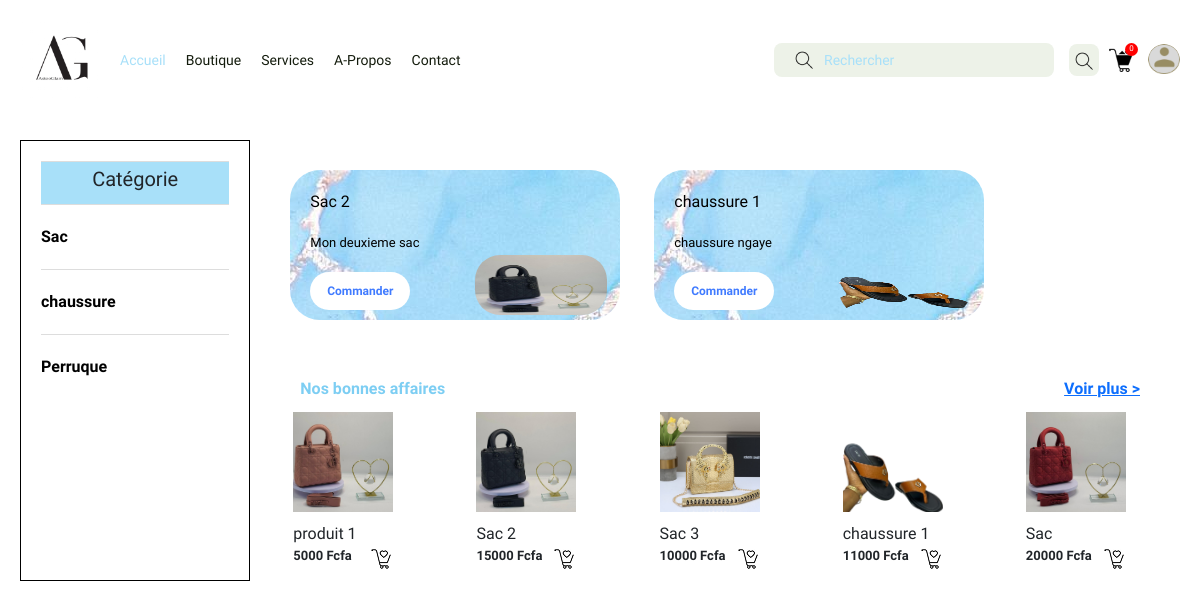
The app's page /, older data.
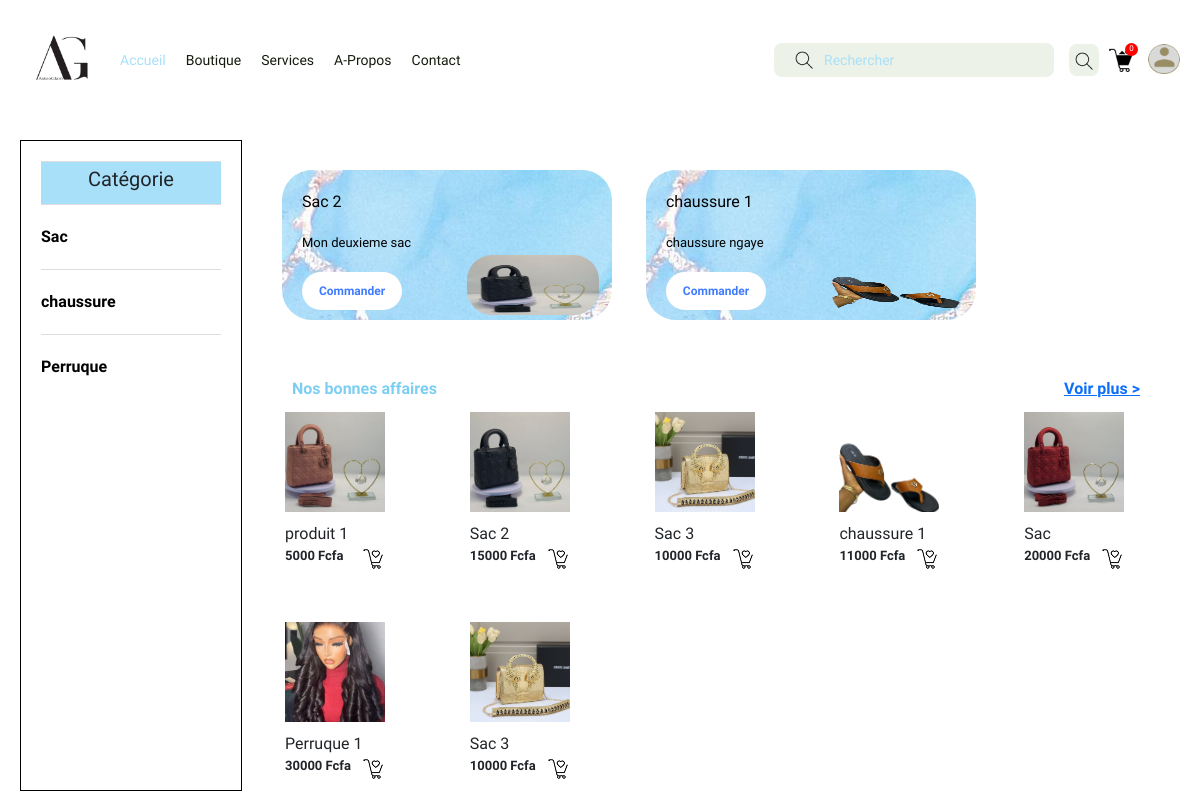
The same page, newer data.
### vente/models.py (models this page shows, shortened)
class Categorie(models.Model):
    nom= models.CharField(max_length=100)
    description= models.TextField()
    image = models.ImageField(upload_to= 'categorie_image/')

class Pub(models.Model):
    produit = models.ForeignKey(Produit,on_delete=models.SET_NULL,null=True)
    description = models.TextField()

class Produit(models.Model):
    nom = models.CharField(max_length=100)
    prix = models.IntegerField()
    description = models.TextField()
    categorie = models.ForeignKey(Categorie,on_delete=models.SET_NULL,null=True)
    image = models.ImageField(upload_to= 'produit_image/')

class BonnesAffaire(models.Model):
    produit = models.ForeignKey(Produit,on_delete=models.SET_NULL,null=True)
    date = models.DateField(auto_now_add=True)

### vente/views.py (the view)
# urls.py: path('',views.accueil,name=""),
def accueil(request):
    categories = Categorie.objects.all()
    pubs = Pub.objects.all()
    produits = Produit.objects.all()
    bonnesaffaire = BonnesAffaire.objects.all()
    return render(request,'vente/accueil.html',{'categories': categories, 'pubs': pubs,'produits': produits,'bonnesaffaires': bonnesaffaire})

### vente/context_processors.py (called while the page is built)
def panier_count(request):
    if "panier" not in request.session:
        request.session["panier"] = []
    panier = request.session["panier"]
    nombre = len(panier)
    return {'nombre': nombre}

### vente/templates/vente/accueil.html (shortened to what this page needs)
{%load static %}
<!DOCTYPE html>
<html lang="en">
<head>
    <link href="https://cdn.jsdelivr.net/npm/bootstrap@5.0.2/dist/css/bootstrap.min.css" rel="stylesheet">
    <link rel="stylesheet" href="{%static 'base.css'%}">
    <link rel="stylesheet" href="{%static 'accueil.css'%}">
</head>
<body>
    <nav class="large-screen-nav">
        <div class="left-ls-nav">
            <a href="{% url '' %}"><img src="{% static 'logo1.jpg'%}" alt=""></a>
            <div class="ls-nav-links-container">
                <a class="active" href="{% url '' %}">Accueil</a>
                <a href="{% url 'boutique' %}">Boutique</a>
                <a href="{% url 'services' %}">Services</a>
                <a href="{% url 'apropos' %}">A-Propos</a>
                <a href="{% url 'contact' %}">Contact</a>
            </div>
        </div>
        <div class="right-ls-nav">
            <form action="{% url 'boutique' %}" method="get" class="ls-nav-search-form">
                <img class="sr-icon-ls-nav" src="{% static 'search.png' %}" alt="">
                <input type="text" name="sr-input-ls-nav" id="sr-input-ls-nav" placeholder="Rechercher" value="{{ query }}">
                <button class="sr-btn-ls-nav"><img src="{% static 'search.png' %}" alt=""></button>
            </form>
            <div class="ls-nav-panier-user">
                <a href="{% url 'panier' %}">
                    <span>{{nombre}}</span>
                    <img src="{% static 'panier.png'%}" alt="">
                </a>
                <a href="{% url 'profil' %}">
                    <div class="user-container"></div>
                </a>
            </div>
        </div>
    </nav>
    <div class="contenu">
       <div class="cat_pub">
            <div class="gauche">
                <div class="cart-item-categorie"><h5>Catégorie</h5></div>
                {% for categorie in categories %}
                    <div class="cart-item"><a href="{% url 'categorie_filtre' categorie.id %}">{{categorie.nom}}</a></div>
                {% endfor %}
            </div>
            <div class="droite">
                <marquee direction = "right" class="pub-slider">
                    {% for pub in pubs %}
                        {% if pub.produit %}
                        <div class="pub-bloc">
                            <div class="left-bloc">
                                <span class="welcome">{{ pub.produit.nom }}</span>
                                <span class="welcome-text">{{ pub.description }} </span>
                                <a href="{% url 'ajouter_au_panier' pub.produit.id %}" class="reserver">Commander</a>
                            </div>
                            <img class="pub-image" src="{{ pub.produit.image.url }}" alt="">
                        </div>
                        {% endif %}
                    {% endfor %}
                </marquee>
                <div class="bonne_affaire">
                    <div class="entete_cat">
                        <div class="nom_cat">Nos bonnes affaires</div>
                        <div class="voir_plus"><a href="{% url 'boutique' %}">Voir plus ></a></div>
                    </div>
                    <div class="container">
                        {% for bonnesaffaire in bonnesaffaires %}
                            {% if bonnesaffaire.produit %}
                            <div class="square-container" id="imageContainer{{ bonnesaffaire.id }}" onclick="toggleSelection('imageContainer1')">
                            <div class="formulaire">
                                <a href="{% url 'detail_produit' bonnesaffaire.produit.id %}">
                                    <img class="square-image" src="{{ bonnesaffaire.produit.image.url }}" alt="Placeholder Image">
                                </a>
                            </div>
                            <div class="image-title">
                                <div class="fruit">{{ bonnesaffaire.produit.nom }}</div>
                                <div class="ajout_panier">
                                    <div class="prix">{{ bonnesaffaire.produit.prix }} Fcfa</div>
                                    <a href="{% url 'ajouter_au_panier' bonnesaffaire.produit.id %}"><div><img src="{%static 'Shopping Cart.png'%}" alt=""></div></a>
                                </div>
                            </div>
                            </div>
                            {% endif %}
                        {% endfor %}
                    </div>
                </div>
            </div>
       </div>
    </div>
</body>
</html>

### vente/static/base.css (style rules this page uses)
* { padding: 0; margin: 0; box-sizing: border-box; }
body { font-family: "Epilogue", sans-serif; font-weight: 500; font-style: normal; position: relative; }
.large-screen-nav { width: 100%; padding: 20px; display: flex; }
.left-ls-nav { width: 65%; display: flex; align-items: center; gap: 20px; }
.left-ls-nav img { width: 80px; }
.ls-nav-links-container { display: flex; gap: 20px; }
.ls-nav-links-container a { color: #141C0D; font-size: 14px; text-decoration: none; }
.ls-nav-links-container a.active { color: #A8E0F9; }
.right-ls-nav { width: 35%; display: flex; justify-content: space-between; align-items: center; }
.ls-nav-search-form { width: 80%; display: flex; gap: 15px; align-items: center; position: relative; }
.sr-icon-ls-nav { position: absolute; left: 20px; }
#sr-input-ls-nav { width: 90%; padding: 5px 50px; border: none; outline: none; border-radius: 8px; background-color: #EDF2E8; }
#sr-input-ls-nav::placeholder { color: #A8E0F9; font-size: 14px; }
.sr-btn-ls-nav { width: 32px; height: 32px; border: none; background-color: #EDF2E8; border-radius: 8px; }
.ls-nav-panier-user { display: flex; gap: 15px; align-items: center; }
.ls-nav-panier-user a img { width: 24px; }
.ls-nav-panier-user a { position: relative; }
.ls-nav-panier-user a span { position: absolute; right: -5px; top: -5px; width: 13px; height: 13px; background-color: red; display: flex; align-items: center; justify-content: center; border-radius: 50%; color: white; font-size: 8px; }
.user-container { width: 32px; height: 32px; background-image: url("/static/pp.png"); background-size: contain; background-repeat: no-repeat; border-radius: 50%; }
.contenu { padding: 20px; }

### vente/static/accueil.css (style rules this page uses)
.gauche { width: 20%; border: 1px solid black; padding: 20px; gap: 20px; }
.droite { width: 80%; margin-left: 10px; }
.cat_pub { display: flex; }
.pub-slider { min-width: 100%; margin: 30px 0; }
.pub-bloc { display: inline-block; position: relative; width: 330px; height: 150px; background-image: url("/static/blue.jpg"); border-radius: 30px; margin-left: 30px; }
.left-bloc { width: 320px; height: 120px; position: absolute; top: 20px; margin-left: 20px; display: flex; flex-direction: column; justify-content: space-between; }
.welcome { color: black; font-size: 16px; }
.welcome-text { font-size: 13px; width: 50%; color: black; }
.reserver { width: 100px; padding: 10px 10px; color: white; border-radius: 20px; color: #407BFF; background-color: white; border: none; font-weight: bold; text-align: center; text-decoration: none; font-size: 12px; }
.pub-image { position: absolute; width: 40%; height: 40%; right: 13px; bottom: 5px; border-radius: 25px; }
.container { display: grid; grid-template-columns: repeat(auto-fit, minmax(100px, 1fr)); grid-gap: 60px; align-items: flex-start; }
.square-container { width: 100px; height: 100px; position: relative; border: 1px solid white; cursor: pointer; margin-bottom: 50px; }
.square-image { width: 100px; height: 100px; object-fit: cover; }
.image-title { margin-top: 10px; }
.ajout_panier { display: flex; justify-content: space-between; }
.entete_cat { display: flex; justify-content: space-between; margin-left: 20px; margin-right: 20px; margin-bottom: 10px; font-size: 16px; font-weight: bold; }
.nom_cat { color: #7dcef3; font-weight: bold; }
.prix { font-size: 13px; font-weight: bold; }
.bonne_affaire { padding: 20px; border-radius: 5px; }
.cart-item { display: flex; flex-wrap: wrap; align-items: center; border-top: 1px solid #ddd; padding: 20px 0; gap: 15px; }
.cart-item a { text-decoration: none; color: #000000; font-weight: bold; }
.cart-item-categorie { display: flex; flex-wrap: wrap; align-items: center; border-top: 1px solid #ddd; gap: 15px; justify-content: center; align-items: center; background-color: #A8E0F9; padding: 5px; }

Row changes from the older to the newer data that the page shows:
added BonnesAffaire: produit.image (picture), produit.nom "Perruque 1", produit.prix "30000"
added BonnesAffaire: produit.image (picture), produit.nom "Sac 3", produit.prix "10000"
